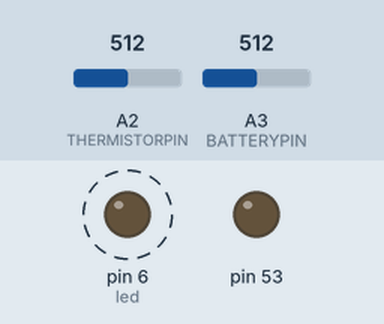
This sketch was run on a simulated Arduino Mega 2560, built with avr-gcc and run on an emulated ATmega2560. Parts: output pins drawn as LEDs (lit = HIGH). Dashed ring = blinking. The test bench sets the inputs (shaded band); at power-on: A2 (THERMISTORPIN) = 512, A3 (BATTERYPIN) = 512. The local clock reads 2024-03-15 10:24:30 at power-on unless the sketch sets it; storage starts empty; what the sketch prints to the serial monitor is not drawn.

Above: at 1.2 s.
1.3 s: A2 (THERMISTORPIN) set to 1023
Timing chart, 0 to 13.6 s (numbered marks = the images above; inputs shaded):
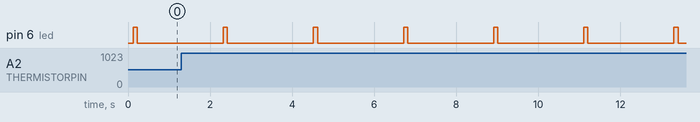

Measured:
- by itself, pin 6 (led): alternates HIGH for 0.10 s and LOW for 2.1 s

The sketch:

dwbThermistorRtcSD1LowPow6.ino
```cpp
#include <JeeLib.h>

 ISR(WDT_vect) { Sleepy::watchdogEvent(); }


 #define outFileName "testDWB9.csv"

#define BATTERYPIN A3

 // which analog pin to connect
#define THERMISTORPIN A2
// resistance at 25 degrees C
#define THERMISTORNOMINAL 10000
// temp. for nominal resistance (almost always 25 C)
#define TEMPERATURENOMINAL 25
// how many samples to take and average, more takes longer
// but is more 'smooth'
#define NUMSAMPLES 5
// The beta coefficient of the thermistor (usually 3000-4000)
#define BCOEFFICIENT 3950
// the value of the 'other' resistor
#define SERIESRESISTOR 10000

#define DEBUG F

#include <Wire.h>

int samples[NUMSAMPLES];
int led = 6;

#include <SPI.h>
#include <SD.h>

#include <RTClib.h>
#include <RTC_DS3231.h>

RTC_DS3231 RTC;


// On the Ethernet Shield, CS is pin 4. Note that even if it's not
// used as the CS pin, the hardware CS pin (10 on most Arduino boards,
// 53 on the Mega) must be left as an output or the SD library
// functions will not work.
const int chipSelect = 7;
int SDpower = 5;
int sensorPower = 4;


File dataFile;


void setup(void) {

  pinMode(SDpower,OUTPUT);
  pinMode(sensorPower,OUTPUT);
  digitalWrite(SDpower,LOW);
  digitalWrite(sensorPower,LOW);

   //initialize the SD card

  Serial.print("Initializing SD card...");
  // make sure that the default chip select pin is set to
  // output, even if you don't use it:
  pinMode(SS, OUTPUT);

  // see if the card is present and can be initialized:
  if (!SD.begin(chipSelect)) {
    Serial.println("Card failed, or not present");
    // don't do anything more:
    while (1) ;
  }
  Serial.println("card initialized.");

  //shut down the SD and the sensor -- HIGH is off
  //digitalWrite(SDpower,HIGH);
 // digitalWrite(sensorPower,HIGH);

  pinMode(led, OUTPUT);

  // for i2c for RTC
  Wire.begin();
  RTC.begin();

  Serial.begin(9600);
  //analogReference(EXTERNAL);


  // check on the RTC
  if (! RTC.isrunning()) {
      Serial.println("RTC is NOT running!");
      // following line sets the RTC to the date & time this sketch was compiled
      RTC.adjust(DateTime(__DATE__, __TIME__));
    }

    DateTime now = RTC.now();
    DateTime compiled = DateTime(__DATE__, __TIME__);
    if (now.unixtime() < compiled.unixtime()) {
      //Serial.println("RTC is older than compile time!  Updating");
      RTC.adjust(DateTime(__DATE__, __TIME__));
    }


  //digitalWrite(SDpower,LOW);
  //digitalWrite(sensorPower,LOW);


   // Open up the file we're going to log to!
  dataFile = SD.open(outFileName, FILE_WRITE);
  if (! dataFile) {
    Serial.println("error opening datalog.txt");
    // Wait forever since we cant write data
    while (1) ;
  }

}

void loop(void) {


  DateTime now = RTC.now();

  //get the onboard temp from the RTC
  //RTC.forceTempConv(true);  //DS3231 does this every 64 seconds, we are simply testing the function here
    float RTCTemp = RTC.getTempAsFloat();


   long unixNow = now.unixtime();
   //bSerial.println(now.unixtime());


  // delay(1000);

  uint8_t i;
  float average;

  // take N samples in a row, with a slight delay
  for (i=0; i< NUMSAMPLES; i++) {
   samples[i] = analogRead(THERMISTORPIN);
   delay(10);
  }

  // average all the samples out
  average = 0;
  for (i=0; i< NUMSAMPLES; i++) {
     average += samples[i];
  }
  average /= NUMSAMPLES;

  Serial.print("Average analog reading ");
  Serial.println(average);

  // convert the value to resistance
  average = 1023 / average - 1;
  average = SERIESRESISTOR / average;
  Serial.print("Thermistor resistance ");
  Serial.println(average);

  float steinhart;
  steinhart = average / THERMISTORNOMINAL;     // (R/Ro)
  steinhart = log(steinhart);                  // ln(R/Ro)
  steinhart /= BCOEFFICIENT;                   // 1/B * ln(R/Ro)
  steinhart += 1.0 / (TEMPERATURENOMINAL + 273.15); // + (1/To)
  steinhart = 1.0 / steinhart;                 // Invert
  steinhart -= 273.15;                         // convert to C

  Serial.print("Temperature ");
  Serial.print(steinhart);
  Serial.println(" *C");


// get the battery level
int batteryLevel = analogRead(BATTERYPIN);


 // write to sd card


  float temp10=steinhart*10;
  int temp10int=(int) temp10;

  int onboardTempInt = (int) RTCTemp*10;


  // make a string for assembling the data to log:
  String dataString = "";

  dataString += String(unixNow);
  dataString +=",";

  dataString += onboardTempInt;

  //dataString += String(unixNow);
  dataString+=",";


  //Serial.print(steinhart);
  dataString += String(temp10int);
  dataString+=",";

  dataString += String(batteryLevel);
   //no final comma needed

  //write the string to the card
  dataFile.println(dataString);


  // print to the serial port too:
  Serial.println(dataString);

  // The following line will 'save' the file to the SD card after every
  // line of data - this will use more power and slow down how much data
  // you can read but it's safer!
  // If you want to speed up the system, remove the call to flush() and it
  // will save the file only every 512 bytes - every time a sector on the
  // SD card is filled with data.
  dataFile.flush();
// dataFile.close(); //<--- may be unnecessary


 //shut down the SD and the sensor
  //digitalWrite(SDpower,HIGH);
  //digitalWrite(sensorPower,HIGH);

//indicate end of session

    digitalWrite(led, HIGH);
    delay(100);
    digitalWrite(led,LOW);

  Sleepy::loseSomeTime(2000); //-- will interfere with serial, so don't use when debugging
  //delay (2000); // use when debugging -- loseSomeTime does goofy things w/ serial


}
```
